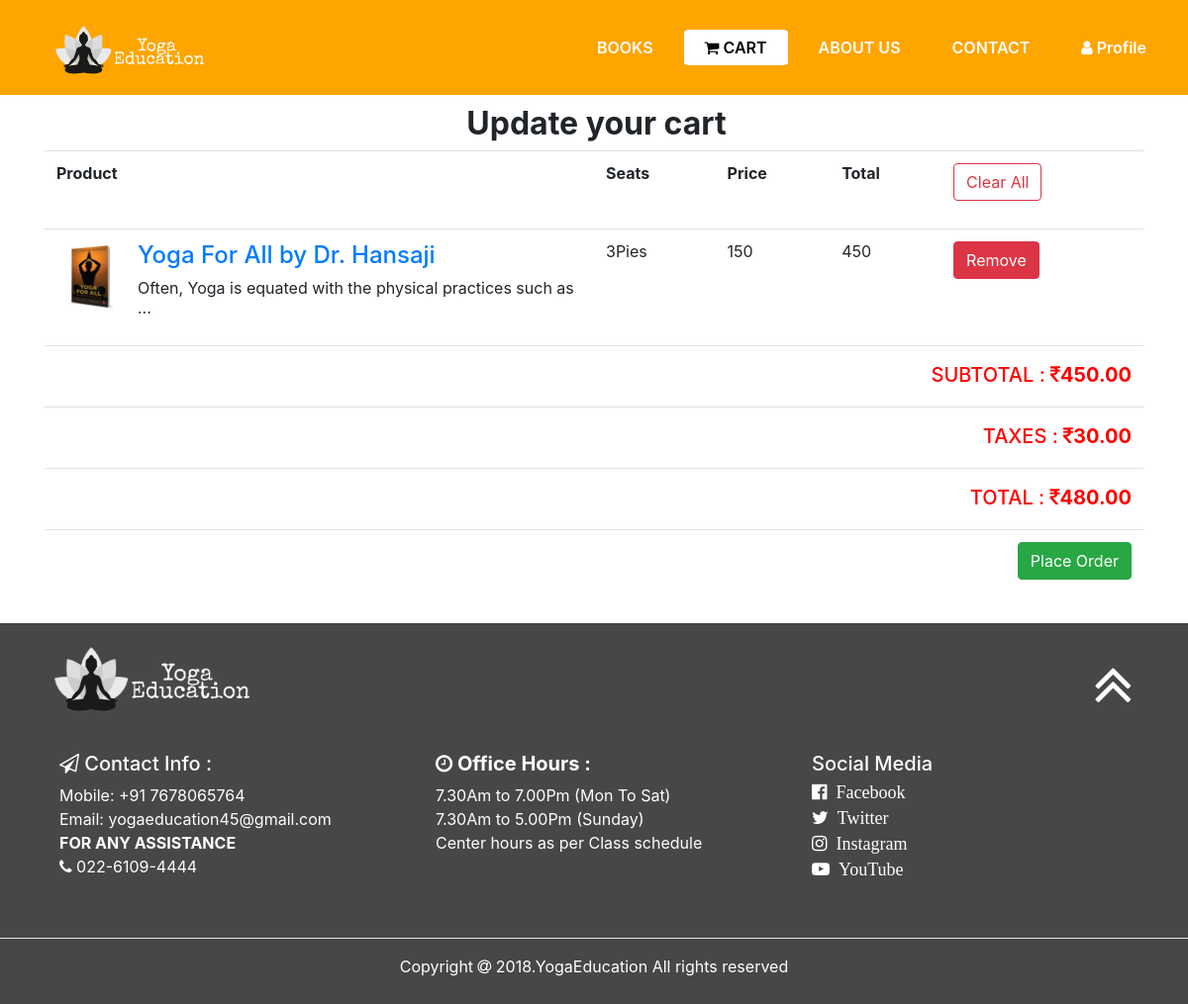
The app's page /User-Interface/cart.php (signed in) with its own data.
### tables this page shows
CREATE TABLE `cart` (
  `id` int(5) NOT NULL,
  `Cid` int(4) NOT NULL,
  `Pid` int(3) NOT NULL,
  `Quantity` int(2) NOT NULL
);

CREATE TABLE `product` (
  `id` int(3) NOT NULL,
  `title` varchar(30) NOT NULL,
  `price` int(5) NOT NULL,
  `description` varchar(2000) NOT NULL,
  `image` varchar(40) NOT NULL,
  `createOn` datetime NOT NULL,
  `display` varchar(5) NOT NULL
);

### User-Interface/cart.php (the view, shortened to what this page needs)
<html>
<head>
<link rel="stylesheet" type="text/css" href="../css/stylefooter.css">
<link rel="stylesheet" type="text/css" href="../css/stylecart.css">
<link rel="stylesheet" href="https://stackpath.bootstrapcdn.com/bootstrap/4.4.1/css/bootstrap.min.css">
<link rel="stylesheet" href="https://stackpath.bootstrapcdn.com/font-awesome/4.7.0/css/font-awesome.min.css">
</head>
<body>
<section id="nav-bar">
<nav class="navbar navbar-expand-lg navbar-light">
  <a class="navbar-brand" href="#"><img src="../pic/logo1.png"></a>
  <div class="collapse navbar-collapse" id="navbarNav">
        <ul class="navbar-nav ml-auto">
	   <li class="nav-item ">
        <a class="nav-link" href="index.php">BOOKS</a>
      </li>
	<li class="nav-item active">
        <a class="nav-link" href="cart.php"><i class="fa fa-shopping-cart"></i>&nbsp;CART</a>
      </li>
	   <li class="nav-item">
        <a class="nav-link" href="AboutUs.html">ABOUT US</a>
      </li>
	   <li class="nav-item">
        <a class="nav-link" href="Contact.html">CONTACT</a>
      </li>
 <li class="nav-item ">
        <a class="nav-link" href="profile.php"><i class="fa fa-user"></i>&nbsp;Profile</a>
      </li>
    </ul>
  </div>
</nav>
</section>
<?php   session_start();
 if(isset($_SESSION['CustId'])==false)
 { ?><div class="text-center">
   <h1 ><a href="login/login.php" style="color:red;"><?php echo "Please Login First"; ?></a></h1></div><?php
 }
 else{
?>
<div class="container">
    <div class="text-center">
        <h2 style="margin-top: 0px; padding-top: 10px; padding-left: 5px; "><b>Update your cart</b></h2>
    </div>
<table class="table table-hover ">
 <tr>
  <td class="col-sm-6 col-md-6">
  <b> Product </b>
    </td>
	<td><b>Seats</b></td>
	<td><b>Price</b></td>
	<td colspan="2"><b>Total</b></td>
	<td>
	<form action="removeCartQuery.php" method="post">
	<button type="submit" value="submit" class="btn btn-outline-danger" name="removeAll_btn">Clear All</button></form></td>
</tr>
<?php
	try{
	$db= new PDO('mysql:host=localhost;dbname=bookstore;charset=utf8','root','');
	}
	catch(Exception $e){
		echo "Error has Occured";
	}
	$cid=$_SESSION['CustId'];
	$subTotal   = 0;
	$quan   = 0;
    $tax        = 10;
	$stmt= $db->query("select product.id,product.title AS Title ,product.price AS price,product.description AS description,
	product.image AS image, product.price*cart.Quantity AS totalAmount,
	cart.id AS id ,cart.Quantity AS Quantity
	FROM cart LEFT JOIN product ON cart.Pid=product.id WHERE cart.Cid=$cid");
	while($row=$stmt->fetch()){
		$subTotal += $row['totalAmount'];
		$quan += $row['Quantity'];
?>
<tr>
  <td class="col-sm-8 col-md-6">
                        <div class="media">
                            <a class="thumbnail pull-left" href="#"> <img src="../pic/book/<?php echo $row['image']." " ?>" alt="" style="width:72px; height: 72px;"></a>
                            <div style="padding-left: 10px;" class="media-body">
                                <h4 class="media-heading"><a href="#"><?php echo $row['Title']." " ?></a></h4>
                                <p><?php echo  substr( $row['description'], 0, 60) . '...'; ?></p>
                            </div>
                        </div>
    </td>
<td><P><?php echo $row['Quantity']?>Pies</p></td>
	<td><?php echo $row['price']." " ?></td>
	<td colspan="2"><?php echo $row['totalAmount'] ?></td>
	<td>
	<form action="removeCartQuery.php" method="post">
	<button type="submit" value="submit" class="btn btn-danger" name="remove_btn">Remove</button>	</form></td>
</tr>
		<?php } ?>
<tr style="text-align:right;"><td colspan="6"><h5 style="color:red;padding-top:5px;">SUBTOTAL :&nbsp;<i class="fa fa-inr" aria-hidden="true"></i><B><?php echo number_format( $subTotal, 2 ); ?></B></h5>
</td></tr>
<tr style="text-align:right;"><td colspan="6"><h5 style="color:red;padding-top:5px;">TAXES :&nbsp;<i class="fa fa-inr" aria-hidden="true"></i><B><?php echo number_format( $tax * $quan, 2 ); ?></B></h5>
</td></tr>
<tr style="text-align:right;"><td colspan="6"><h5 style="color:red;padding-top:5px;">TOTAL :&nbsp;<i class="fa fa-inr" aria-hidden="true"></i><B><?php echo number_format( $subTotal+($tax * $quan), 2 ); ?></B></h5>
</td></tr>
<tr style="text-align:right;"><td colspan="6">
<p>
  <button class="btn btn-success" type="button" data-toggle="collapse" data-target="#collapseExample" aria-expanded="false" aria-controls="collapseExample">
   Place Order
  </button>
</p>
</tr>
</table>
 <?php  } ?>
</div>
<div class="footer">
<div class="col-md-12"> <img src="../pic/logo1.png" class="logo1"><a href="#nav-bar"><i class="fa fa-angle-double-up fa-4x linkup linkk" ></i></a></div>
<div class="row" style="width:100%;padding-left:60px;padding-top:30px;padding-bottom:20px;">
<div class="col-md-4"><b><h5><i class="fa fa-paper-plane-o" ></i>&nbsp;Contact Info :</h5></b>
Mobile: +91 7678065764<br>
Email: yogaeducation45@gmail.com<br>
<b>FOR ANY ASSISTANCE</b><br><i class="fa fa-phone"></i>&nbsp;022-6109-4444
<br><br>
</div>
<div class="col-md-4"><h5><b><i class="fa fa-clock-o" ></i>&nbsp;Office Hours :</h5></b>
7.30Am to 7.00Pm (Mon To Sat)<br>
             7.30Am to 5.00Pm (Sunday)<br>
           Center hours as per Class schedule<br>
<br>
</div>
<div class="col-md-4"><b><h5>Social Media</h5></b>
<a href="https://www.facebook.com/profile.php?id=100006130181720" target="_blank" class="linkk" style="font-size:18px;">
<i style="padding-bottom:8px;" class="fa fa-facebook-official linkk" >&nbsp; Facebook</i></a><br>
<a href="https://twitter.com/Abhishe66218733" target="_blank" class="linkk" style="font-size:18px;">
<i style="padding-bottom:8px;"class="fa fa-twitter linkk" >&nbsp; Twitter</i></a><br>
<a href="https://www.instagram.com/ab_sawant/" target="_blank" class="linkk" style="font-size:18px;">
<i style="padding-bottom:8px;"class="fa fa-instagram linkk"> &nbsp;Instagram</i></a><br>
<a href="https://www.youtube.com/user/beyounick" target="_blank" class="linkk" style="font-size:18px;">
<i style="padding-bottom:8px;"class="fa fa-youtube-play linkk"> &nbsp;YouTube</i></a>
</div>
</div>
<div class="end">
<hr color="white"><p>Copyright <i class="fa fa-at" aria-hidden="true"></i> 2018.YogaEducation All rights reserved</p></div>
</div>
</body>
</html>

### css/styleFooter.css (style rules this page uses)
.footer { background-color:#474747; color:white; width:100%; }
.end { text-align:center; padding-bottom:10px; }
.logo1 { width:250px; height:100px; padding-left:40px; padding-top:20px; }
.linkk { color:white; }
.linkUp { padding-right:40px; padding-top:30px; float:right; }

### css/styleCart.css (style rules this page uses)
#nav-bar { //position:sticky; background:orange; //height:80px; top:0; z-index:10; }
.navbar-brand img { float:left; margin-top:10px; width:200px; height:60px; padding-left:40px; }
.navbar-nav li { padding:0 5px; }
.navbar-nav li a { float:right; text-align:left; padding:5px 20px!important; color:white!important; text-decoration:none; border:1px solid transparent; border-radius:6%; transition:0.6s ease; }
#nav-bar ul li.active a { background-color:#fff; color:#000!important; }
.nav-link { color:white; font-weight:600; font-size:16px; }

### records on screen
cart: product.image (picture), product.title "Yoga For All by Dr. Hansaji", product.description "Often, Yoga is equated with the physical practices such as", Quantity "3", product.price "150", totalAmount "450"

### other values on screen
$subTotal "450.00"
$tax * $quan "30.00"
$subTotal+($tax * $quan) "480.00"
